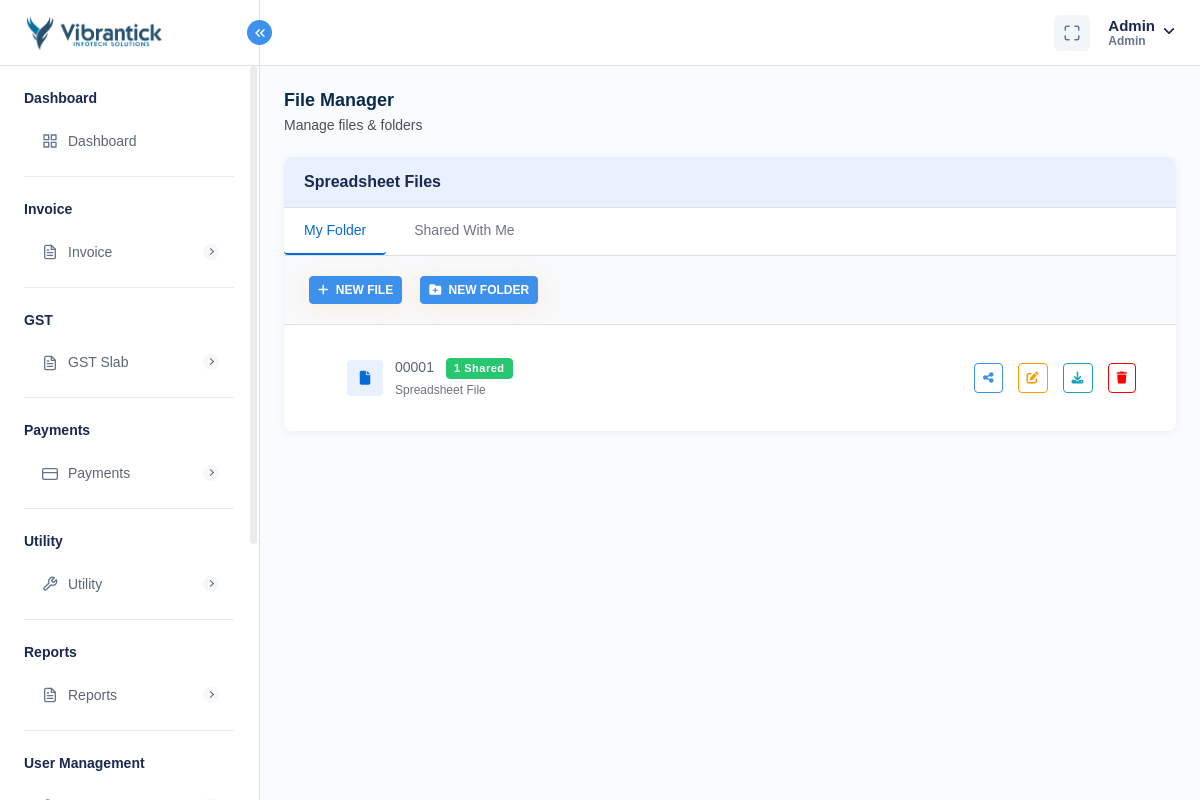
The app's page /spreadsheet.php (signed in) with its own data.
### tables this page shows
CREATE TABLE `company_settings` (
  `company_id` int NOT NULL AUTO_INCREMENT,
  `company_name` varchar(255) DEFAULT NULL,
  `company_email` varchar(255) DEFAULT NULL,
  `company_phone` varchar(20) DEFAULT NULL,
  `company_website` varchar(255) DEFAULT NULL,
  `company_logo` varchar(255) DEFAULT NULL,
  `favicon` varchar(255) DEFAULT NULL,
  `address` text,
  `country` varchar(100) DEFAULT NULL,
  `state` varchar(100) DEFAULT NULL,
  `city` varchar(100) DEFAULT NULL,
  `postal_code` varchar(20) DEFAULT NULL,
  `created_at` timestamp NULL DEFAULT CURRENT_TIMESTAMP,
  `updated_at` timestamp NULL DEFAULT CURRENT_TIMESTAMP ON UPDATE CURRENT_TIMESTAMP,
  PRIMARY KEY (`company_id`)
);

CREATE TABLE `file_folders` (
  `id` int NOT NULL AUTO_INCREMENT,
  `name` varchar(255) NOT NULL,
  `type` enum('FILE','FOLDER') NOT NULL,
  `parent_id` int DEFAULT NULL,
  `file_path` varchar(500) DEFAULT NULL,
  `created_by` int NOT NULL,
  `created_at` timestamp NULL DEFAULT CURRENT_TIMESTAMP,
  `updated_at` timestamp NULL DEFAULT CURRENT_TIMESTAMP ON UPDATE CURRENT_TIMESTAMP,
  `related_to` varchar(255) DEFAULT NULL,
  PRIMARY KEY (`id`)
);

### spreadsheet.php (the view, shortened to what this page needs)
<?php
require "./database/config.php";
$admin_id = base64_decode($_SESSION["admin_id"]);
$myTree = [];
$fileSharedUsers = [];
try {
    $stmtFetchCompanySettings = $db->prepare("SELECT * FROM company_settings");
    $stmtFetchCompanySettings->execute();
    $companySettings = $stmtFetchCompanySettings->get_result()->fetch_array(MYSQLI_ASSOC);
    $stmt = $db->prepare("
        SELECT ff.id,
               ff.name,
               ff.type,
               ff.parent_id,
               ff.file_path,
               ff.created_by,
               ff.created_at,
               ff.updated_at,
               ff.related_to,
               GROUP_CONCAT(DISTINCT fp.user_id) AS shared_with,
               GROUP_CONCAT(DISTINCT fp.permission) AS shared_perm,
               COUNT(DISTINCT fp.id) as shared_count
        FROM file_folders ff
        LEFT JOIN file_permissions fp ON ff.id = fp.file_folder_id
        WHERE ff.created_by = ?
        GROUP BY ff.id, ff.name, ff.type, ff.parent_id, ff.file_path, ff.created_by, ff.created_at, ff.updated_at, ff.related_to
        ORDER BY ff.name
    ");
    $stmt->bind_param("i", $admin_id);
    $stmt->execute();
    $result = $stmt->get_result();
    $myItems = $result->fetch_all(MYSQLI_ASSOC);
    $itemMap = [];
    foreach ($myItems as $item) {
        $itemMap[$item['id']] = $item;
        $itemMap[$item['id']]['children'] = [];
        $sharedUsers = !empty($item['shared_with']) ? explode(',', $item['shared_with']) : [];
        $perm = !empty($item['shared_perm']) ? explode(',', $item['shared_perm'])[0] : 'VIEW';
        $fileSharedUsers[$item['id']] = [
            'users' => $sharedUsers,
            'permission' => $perm,
            'count' => $item['shared_count']
        ];
    }
    foreach ($myItems as $item) {
        if (!$item['parent_id']) {
            $myTree[] = &$itemMap[$item['id']];
        } else if (isset($itemMap[$item['parent_id']])) {
            $itemMap[$item['parent_id']]['children'][] = &$itemMap[$item['id']];
        }
    }
} catch (Exception $e) {
    $_SESSION['error'] = "Load error: " . $e->getMessage();
}
function renderMyTree($items, $level = 0)
{
    global $fileSharedUsers;
    foreach ($items as $item):
        $shared = $fileSharedUsers[$item['id']] ?? ['users' => [], 'permission' => 'VIEW', 'count' => 0];
        $hasChildren = !empty($item['children']);
        $isShared = $shared['count'] > 0;
        $encodedId = base64_encode($item['id']);
        ?>
                <?php if ($item['type'] === 'FOLDER'): ?>
                        <li class="fm-folder-item">
                            <div class="fm-item">
                                <div class="d-flex align-items-center flex-grow-1">
                                    <?php if ($hasChildren): ?>
                                            <span class="fm-folder-toggle collapsed" title="Toggle folder">
                                                <i class="fas fa-chevron-down"></i>
                                            </span>
                                    <?php else: ?>
                                            <span class="fm-folder-toggle" style="visibility: hidden;">
                                                <i class="fas fa-chevron-down"></i>
                                            </span>
                                    <?php endif; ?>
                                    <div class="fm-item-icon">
                                        <i class="fas fa-folder"></i>
                                    </div>
                                    <div class="fm-item-content">
                                        <div class="fm-item-name">
                                            <?= htmlspecialchars($item['name']) ?>
                                            <?php if ($isShared): ?>
                                                    <span class="badge bg-success shared-badge"><?= $shared['count'] ?> shared</span>
                                            <?php endif; ?>
                                        </div>
                                        <div class="fm-item-meta">
                                            Folder
                                        </div>
                                    </div>
                                </div>
                                <div class="fm-item-actions">
                                    <button data-bs-toggle="modal" data-bs-target="#modalFile" class="btn btn-sm btn-outline-primary add-in-btn"
                                        data-id="<?= $item['id'] ?>" title="Add File">
                                        <i class="fas fa-plus"></i>
                                    </button>
                                    <button class="btn btn-sm btn-outline-primary share-btn" data-id="<?= $item['id'] ?>"
                                        data-name="<?= htmlspecialchars($item['name']) ?>" data-type="folder"
                                        data-shared-users='<?= json_encode($shared['users']) ?>' data-permission="<?= $shared['permission'] ?>">
                                        <i class="fas fa-share-alt"></i>
                                    </button>
                                    <button class="btn btn-sm btn-outline-danger deleteButton" data-id="<?= $item['id'] ?>"
                                        data-name="<?= htmlspecialchars($item['name']) ?>" data-type="folder"
                                        data-shared="<?= $isShared ? '1' : '0' ?>">
                                        <i class="fas fa-trash"></i>
                                    </button>
                                </div>
                            </div>
                            <?php if ($hasChildren): ?>
                                    <ul class="fm-folder-children" style="display: none;">
                                        <?php renderMyTree($item['children'], $level + 1); ?>
                                    </ul>
                            <?php endif; ?>
                        </li>
                <?php else: ?>
                        <li class="fm-file-item">
                            <div class="fm-item">
                                <div class="d-flex align-items-center flex-grow-1">
                                    <div class="fm-item-icon">
                                        <i class="fas fa-file"></i>
                                    </div>
                                    <div class="fm-item-content">
                                        <div class="fm-item-name">
                                            <a href="editor?file=<?= $encodedId ?>" class="text-decoration-none">
                                                <?= htmlspecialchars($item['name']) ?>
                                            </a>
                                            <?php if ($isShared): ?>
                                                    <span class="badge bg-success shared-badge"><?= $shared['count'] ?> shared</span>
                                            <?php endif; ?>
                                        </div>
                                        <div class="fm-item-meta">
                                            Spreadsheet File
                                        </div>
                                    </div>
                                </div>
                                <div class="fm-item-actions">
                                    <button class="btn btn-sm btn-outline-primary share-btn" data-id="<?= $item['id'] ?>"
                                        data-name="<?= htmlspecialchars($item['name']) ?>" data-type="file"
                                        data-shared-users='<?= json_encode($shared['users']) ?>' data-permission="<?= $shared['permission'] ?>">
                                        <i class="fas fa-share-alt"></i>
                                    </button>
                                    <a href="editor?file=<?= $encodedId ?>" class="btn btn-sm btn-outline-warning" title="Edit">
                                        <i class="fas fa-edit"></i>
                                    </a>
                                    <a href="download-excel?file=<?= $encodedId ?>" class="btn btn-sm btn-outline-info" title="Download">
                                        <i class="fas fa-download"></i>
                                    </a>
                                    <button class="btn btn-sm btn-outline-danger deleteButton" data-id="<?= $item['id'] ?>"
                                        data-name="<?= htmlspecialchars($item['name']) ?>" data-type="file"
                                        data-shared="<?= $isShared ? '1' : '0' ?>">
                                        <i class="fas fa-trash"></i>
                                    </button>
                                </div>
                            </div>
                        </li>
                <?php endif; ?>
        <?php endforeach;
}
        ?>
<!DOCTYPE html>
<html lang="en">
<head>
    <link href="https://cdn.jsdelivr.net/npm/select2@4.1.0-rc.0/dist/css/select2.min.css" rel="stylesheet" />
    <link rel="stylesheet" href="assets/css/bootstrap.min.css">
    <link rel="stylesheet" href="assets/css/bootstrap-datetimepicker.min.css">
    <link rel="stylesheet" href="assets/css/animate.css">
    <link rel="stylesheet" href="assets/css/feather.css">
    <link rel="stylesheet" href="assets/plugins/select2/css/select2.min.css">
    <link rel="stylesheet" href="assets/plugins/bootstrap-tagsinput/bootstrap-tagsinput.css">
    <link rel="stylesheet" href="assets/css/dataTables.bootstrap5.min.css">
    <link rel="stylesheet" href="assets/plugins/fontawesome/css/fontawesome.min.css">
    <link rel="stylesheet" href="assets/plugins/fontawesome/css/all.min.css">
    <link rel="stylesheet" href="assets/css/style.css">
    <link rel="stylesheet" href="https://cdn.jsdelivr.net/npm/notyf@3/notyf.min.css" />
</head>
<body>
    <div class="main-wrapper">
        <div class="header">
            <?php require_once("header.php"); ?>
        </div>
        <div class="sidebar" id="sidebar">
            <?php require_once("sidebar.php"); ?>
        </div>
        <div class="page-wrapper">
            <div class="content">
                <div class="page-header">
                    <div class="add-item d-flex justify-content-between">
                        <div class="page-title">
                            <h4>File Manager</h4>
                            <h6>Manage files & folders</h6>
                        </div>
                    </div>
                </div>
                <div class="file-manager-container">
                    <div class="fm-header">
                        <h5 class="mb-0">Spreadsheet Files</h5>
                    </div>
                    <ul class="nav fm-tabs" id="folderTab">
                        <?php if ($isAdmin || hasPermission('My Folder', $privileges, $roleData['0']['role_name'])): ?>
                                <li class="nav-item">
                                    <a class="nav-link active" data-bs-toggle="tab" href="#my-folder">My Folder</a>
                                </li>
                        <?php endif; ?>
                        <?php if ($isAdmin || hasPermission('Shared With Me', $privileges, $roleData['0']['role_name'])): ?>
                                <li class="nav-item">
                                    <a class="nav-link" data-bs-toggle="tab" href="#shared-folder">Shared With Me</a>
                                </li>
                        <?php endif; ?>
                    </ul>
                    <div class="tab-content">
                        <?php if ($isAdmin || hasPermission('My Folder', $privileges, $roleData['0']['role_name'])): ?>
                                <div class="tab-pane fade show active" id="my-folder">
                                    <div class="fm-actions d-flex gap-2">
                                        <?php if ($isAdmin || hasPermission('Create Spread Sheet', $privileges, $roleData['0']['role_name'])): ?>
                                                <button data-bs-toggle="modal" data-bs-target="#modalFile"
                                                    class="btn btn-primary btn-sm"><i class="fas fa-plus me-1"></i>
                                                    New File</button>
                                        <?php endif; ?>
                                        <?php if ($isAdmin || hasPermission('Create Spread Sheet Folder', $privileges, $roleData['0']['role_name'])): ?>
                                                <button data-bs-toggle="modal" data-bs-target="#modalFolder"
                                                    class="btn btn-primary btn-sm"><i class="fas fa-folder-plus me-1"></i> New
                                                    Folder</button>
                                        <?php endif; ?>
                                    </div>
                                    <div class="fm-content">
                                        <?php if (empty($myTree)): ?>
                                                <div class="fm-empty-state">
                                                    <i class="fas fa-folder-open"></i>
                                                    <p>No items yet. Create your first file or folder!</p>
                                                </div>
                                        <?php else: ?>
                                                <ul class="fm-list">
                                                    <?php renderMyTree($myTree); ?>
                                                </ul>
                                        <?php endif; ?>
                                    </div>
                                </div>
                        <?php endif; ?>
                    </div>
                </div>
            </div>
        </div>
    </div>
</body>
</html>

### header.php (shortened to what this page needs)
<div class="header">
    <div class="header-left active">
        <a href="<?= getenv("BASE_URL") . "dashboard" ?>" class="logo logo-normal">
            <img src="<?= isset($companySettings['company_logo']) ? $companySettings['company_logo'] : "assets/img/logo/vis-logo.png" ?>"
                alt="" />
        </a>
        <a id="toggle_btn" href="javascript:void(0);">
            <i data-feather="chevrons-left" class="feather-16"></i>
        </a>
    </div>
    <ul class="nav user-menu">
        <li class="nav-item nav-item-box">
            <a href="javascript:void(0);" id="btnFullscreen">
                <i data-feather="maximize"></i>
            </a>
        </li>
        <li class="nav-item dropdown has-arrow main-drop">
            <a href="javascript:void(0);" class="dropdown-toggle nav-link userset" data-bs-toggle="dropdown">
                <span class="user-info">
                    <span class="user-detail">
                        <span
                            class="user-name"><?php echo isset($_SESSION['admin_name']) ? $_SESSION['admin_name'] : "Vibrantick" ?></span>
                        <span
                            class="user-role"><?php echo isset($_SESSION['admin_role']) ? $_SESSION['admin_role'] : "Admin" ?></span>
                    </span>
                </span>
            </a>
        </li>
    </ul>
</div>

### records on screen
company_settings: company_logo (picture)
file_folders: name "00001", id "1"

### other values on screen
$_SESSION['admin_name'] "Admin"
$_SESSION['admin_role'] "Admin"
